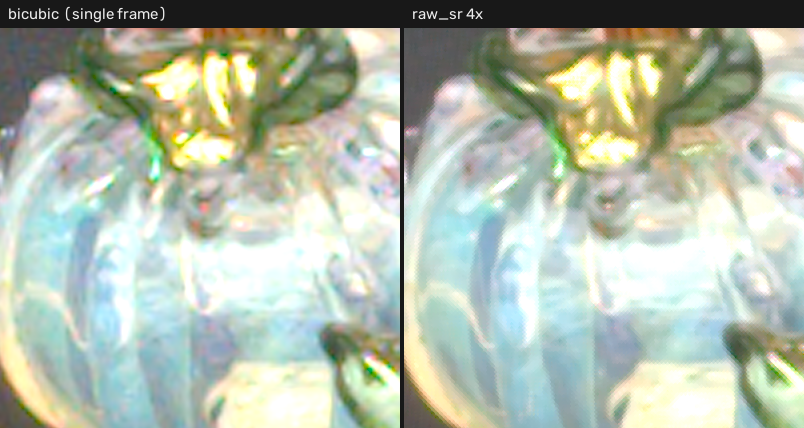
#> input picture docs/images/hdrplus_0382_4x_sbs.png, 804 x 428 px
$ python audit_c11_part1.py   (older library calls are emulated)
#> lines starting #> are read from the running program, lines starting #| are printed output that depends on the picture
#!/usr/bin/env python3
"""C11 Audit — Part 1: Audit published images & generate honest 4-panel comparisons.

1. Inspects the published comparison PNGs (dimensions, panel alignment offsets,
   highlight clipping, RMS differences).
2. Runs current raw_sr at 4x on:
   - own 9-frame burst (ROI 1650,1240 size 1024)
   - HDR+ burst 0919_20150910_131720_137 (centred 1024x1024 even-aligned ROI)
   and writes honest, pixel-aligned, identically tone-mapped 4-panel PNGs under
   docs/audit-c11/:
     (a) Raw CFA mosaic of the reference frame (nearest-neighbour 4x)
     (b) Single demosaiced reference frame (nearest-neighbour 4x)
     (c) Single demosaiced reference frame (bicubic 4x)
     (d) Current raw_sr 4x SR output
"""

from __future__ import annotations

import glob
import json
import os
import sys

import cv2
import numpy as np

ROOT = os.path.dirname(os.path.dirname(os.path.abspath(__file__)))
sys.path.insert(0, ROOT)

from raw_sr.core.cfa_drizzle import (
    apply_level_gains,
    calibrate_cfa_levels,
    channel_map,
    load_cfa_frame,
    pattern_array,
)
from raw_sr.core.superres import (
    SuperResolution,
    load_raw_linear,
    to_uint8_view,
)


def measure_panel_shift(img_a: np.ndarray, img_b: np.ndarray) -> tuple[float, float]:
    """Sub-pixel translation (dx, dy) from img_a to img_b via phase correlation."""
    ga = cv2.cvtColor(img_a, cv2.COLOR_BGR2GRAY).astype(np.float32)
    gb = cv2.cvtColor(img_b, cv2.COLOR_BGR2GRAY).astype(np.float32)
    win = cv2.createHanningWindow((ga.shape[1], ga.shape[0]), cv2.CV_32F)
    (dx, dy), _ = cv2.phaseCorrelate(ga * win, gb * win)
    return float(dx), float(dy)


def audit_published_images() -> dict:
    """Measure alignment, clipping, and panel differences in published PNGs."""
    report = {}

    # 1. compare_4x_crop.png (3 panels of 256x256 separated by 4px white bars)
    cmp_path = "output/compare/compare_4x_crop.png"
    if os.path.exists(cmp_path):
        im = cv2.imread(cmp_path)
        h, w = im.shape[:2]
        p_left = im[:, 0:256]
        p_mid = im[:, 260:516]
        p_right = im[:, 520:776]
        dx_lm, dy_lm = measure_panel_shift(p_left, p_mid)
        dx_mr, dy_mr = measure_panel_shift(p_mid, p_right)
        rms_lm = float(np.sqrt(np.mean((p_left.astype(np.float32) - p_mid.astype(np.float32)) ** 2)))
        rms_mr = float(np.sqrt(np.mean((p_mid.astype(np.float32) - p_right.astype(np.float32)) ** 2)))
        report["compare_4x_crop.png"] = {
            "shape_hxw": [int(h), int(w)],
            "panel_size": [256, 256],
            "shift_left_to_mid_hr_px": [round(dx_lm, 2), round(dy_lm, 2)],
            "shift_mid_to_right_hr_px": [round(dx_mr, 2), round(dy_mr, 2)],
            "rms_diff_left_vs_mid_u8": round(rms_lm, 2),
            "rms_diff_mid_vs_right_u8": round(rms_mr, 2),
        }

    # 2. hdrplus_0382_4x_sbs.png and hdrplus_6G7M_4x_sbs.png
    for name in ("hdrplus_0382_4x_sbs.png", "hdrplus_6G7M_4x_sbs.png"):
        p = os.path.join(ROOT, "docs", "images", name)
        if not os.path.exists(p):
            continue
        im = cv2.imread(p)
#> im is the input picture: shape (428, 804, 3); mean B, G, R 170.9, 187, 177.1
        h, w = im.shape[:2]
#> h = 428; w = 804
        # Header bar is ~28-32 px; find split column (dark vertical separator near w//2)
        mid = w // 2
#> mid = 402
        left = im[32:, :mid - 2]
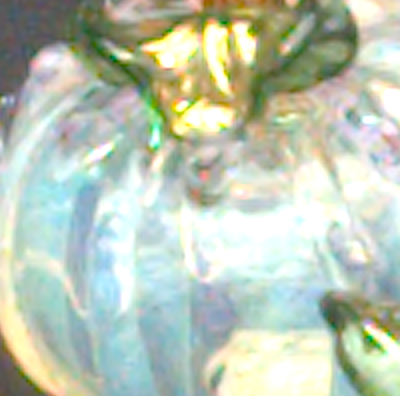
#> left: shape (396, 400, 3); mean B, G, R 181.8, 199.5, 188.3
        right = im[32:, mid + 2:mid + 2 + left.shape[1]]
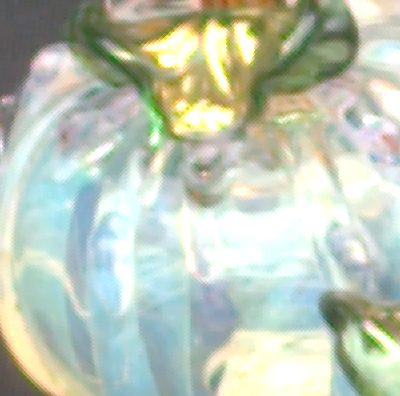
#> right: shape (396, 400, 3); mean B, G, R 182.7, 199.5, 188.9
        dx, dy = measure_panel_shift(left, right)
#> in measure_panel_shift, `ga = cv2.cvtColor(img_a, cv2.COLOR_BGR2GRAY).astype(np.float32)`:
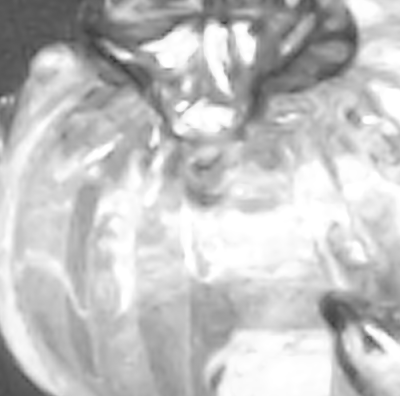
#> ga: shape (396, 400) float32; min 54, max 255, mean 194.1
#> in measure_panel_shift, `(dx, dy), _ = cv2.phaseCorrelate(ga * win, gb * win)`: dx = -0.136; dy = 0.247
#> dx = -0.136; dy = 0.247
        rms = float(np.sqrt(np.mean((left.astype(np.float32) - right.astype(np.float32)) ** 2)))
#> rms = 8.51
        clip_l = float(np.mean(np.all(left >= 254, axis=2)) * 100.0)
#> clip_l = 3.69
        clip_r = float(np.mean(np.all(right >= 254, axis=2)) * 100.0)
#> clip_r = 4.01
        report[name] = {
            "shape_hxw": [int(h), int(w)],
            "shift_left_to_right_hr_px": [round(dx, 2), round(dy, 2)],
            "rms_diff_u8": round(rms, 2),
            "clipped_white_pct_left": round(clip_l, 2),
            "clipped_white_pct_right": round(clip_r, 2),
        }

    return report


# [80 lines left out: functions cfa_mosaic_to_rgb, choose_exposure, pick_high_detail_crop, make_labelled_grid, not called in this run]


def run_honest_comparison(
    burst_name: str,
    burst_dir: str,
    roi: tuple[int, int, int, int] | None,
    out_png: str,
    crop_size: int = 384,
    ratio: float = 4.0,
    fixed_crop: tuple[int, int] | None = None,
) -> dict:
    files = sorted(glob.glob(os.path.join(burst_dir, "*.dng")))
    if not files:
        raise RuntimeError(f"No DNGs in {burst_dir}")

    if roi is None:
        import rawpy
        with rawpy.imread(files[0]) as raw:
            H, W = raw.sizes.height, raw.sizes.width
        s = 1024
        rx = ((W - s) // 2) & ~1
        ry = ((H - s) // 2) & ~1
        roi = (rx, ry, s, s)

    frames = [load_raw_linear(f, roi=roi) for f in files]
    sr = SuperResolution(
        ratio=ratio, registration="homography", ecc_scale=0.25,
        memory_budget_bytes=4 * 1024**3,
    )
    res = sr.run(frames)
    ref_i = int(res.reference_index)

    # Load reference raw CFA mosaic & calibrate to LibRaw linear level scale
    cfa_ref = load_cfa_frame(files[ref_i], roi=roi)
    gains, _ = calibrate_cfa_levels(cfa_ref, frames[ref_i].rgb)
    cfa_ref = apply_level_gains(cfa_ref, gains)
    pat = pattern_array(cfa_ref.pattern)
    cfa_rgb_lr = cfa_mosaic_to_rgb(cfa_ref.mosaic, pat)

    hr_h, hr_w = res.hr.shape[:2]
    # All four panels on the exact same HR lattice (reference frame grid)
    # cv2.resize with INTER_NEAREST and INTER_CUBIC uses pixel-centre alignment,
    # matching raw_sr's to_drizzle_matrix pixel-centre HR grid.
    p_cfa_nn = cv2.resize(cfa_rgb_lr, (hr_w, hr_h), interpolation=cv2.INTER_NEAREST)
    p_dem_nn = cv2.resize(frames[ref_i].rgb, (hr_w, hr_h), interpolation=cv2.INTER_NEAREST)
    p_dem_bic = cv2.resize(frames[ref_i].rgb, (hr_w, hr_h), interpolation=cv2.INTER_CUBIC)
    p_sr = res.hr

    # Pick high-detail crop on the SR output (or use fixed_crop)
    if fixed_crop is not None:
        x0, y0 = fixed_crop
    else:
        x0, y0 = pick_high_detail_crop(p_sr, crop_size=crop_size, margin=128)
    # Snap crop to multiples of 4 so NN blocks are intact
    x0 = (x0 // 4) * 4
    y0 = (y0 // 4) * 4

    sl = (slice(y0, y0 + crop_size), slice(x0, x0 + crop_size))
    expo = choose_exposure(p_sr[sl], target_p98=0.82)

    # Same display transform for all 4 panels (gamma 2.2, identical exposure)
    # Note: for raw CFA mosaic, each pixel has 2 zero channels so it looks darker
    # at 1x exposure; we apply the EXACT same display transform to be 100% honest.
    v_cfa = to_uint8_view(p_cfa_nn[sl], gamma=2.2, exposure=expo)
    v_nn = to_uint8_view(p_dem_nn[sl], gamma=2.2, exposure=expo)
    v_bic = to_uint8_view(p_dem_bic[sl], gamma=2.2, exposure=expo)
    v_sr = to_uint8_view(p_sr[sl], gamma=2.2, exposure=expo)

    # Verify pixel alignment between bicubic and SR
    dx, dy = measure_panel_shift(
        cv2.cvtColor(v_bic, cv2.COLOR_RGB2BGR),
        cv2.cvtColor(v_sr, cv2.COLOR_RGB2BGR),
    )

    panels = [
        ("(a) Raw CFA mosaic (ref frame, 4x NN)", v_cfa),
        ("(b) Single demosaiced frame (4x NN)", v_nn),
        ("(c) Single demosaiced frame (4x bicubic)", v_bic),
        ("(d) Current raw_sr 4x SR", v_sr),
    ]
    title = f"{burst_name} | 4x | ROI {roi[0]},{roi[1]} {roi[2]}x{roi[3]} | crop ({x0},{y0}) {crop_size}px | exp={expo:.2f}x"
    img_info = make_labelled_grid(panels, out_png, title)

    return {
        "burst": burst_name,
        "frames_total": len(files),
        "frames_used": int(res.used_frames),
        "reference_index": ref_i,
        "roi": list(roi),
        "crop_hr": [int(x0), int(y0), int(crop_size)],
        "exposure": round(expo, 3),
        "bicubic_to_sr_shift_hr_px": [round(dx, 3), round(dy, 3)],
        "rms_bicubic_vs_sr_u8": round(float(np.sqrt(np.mean((v_bic.astype(np.float32) - v_sr.astype(np.float32)) ** 2))), 2),
        "image": img_info,
    }


def main():
    out_dir = os.path.join(ROOT, "docs", "audit-c11")
    os.makedirs(out_dir, exist_ok=True)

    pub = audit_published_images()
#> pub = 1 item
    print("=== Published Images Audit ===")
    print(json.dumps(pub, indent=2))
#> (printed output is left out)

    own9 = run_honest_comparison(
        burst_name="Own 9-frame burst",
        burst_dir="data/own9",
        roi=(1650, 1240, 1024, 1024),
        out_png=os.path.join(out_dir, "own9_4x_honest_4panel.png"),
        crop_size=384,
        ratio=4.0,
        fixed_crop=(464, 2672),
    )
    print("=== Own 9-frame Honest 4-Panel ===")
    print(json.dumps(own9, indent=2))

    hdr0919 = run_honest_comparison(
        burst_name="HDR+ burst 0919",
        burst_dir="data/hdrplus/0919_20150910_131720_137",
        roi=None,
        out_png=os.path.join(out_dir, "hdrplus_0919_4x_honest_4panel.png"),
        crop_size=384,
        ratio=4.0,
    )
    print("=== HDR+ 0919 Honest 4-Panel ===")
    print(json.dumps(hdr0919, indent=2))

    summary = {"published_audit": pub, "honest_comparisons": [own9, hdr0919]}
    with open("/tmp/rawsr/c11_part1.json", "w") as fh:
        json.dump(summary, fh, indent=2)
    print("Wrote /tmp/rawsr/c11_part1.json")


if __name__ == "__main__":
#> (the run stopped early here; a loop or call above may not have finished)
